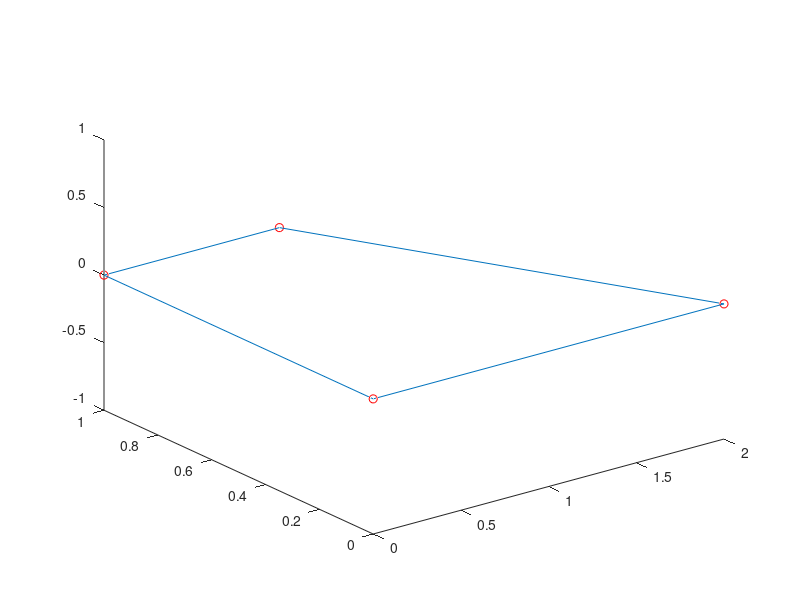

Source code (MATLAB):
clc
clear all
close all

x1=0;y1=0;z1=0;
x2=0;y2=1;z2=0;
x3=1;y3=1;z3=0;
x4=2;y4=0;z4=0;

plot3(x1,y1,z1,'or',x2,y2,z2,'or',x3,y3,z3,'or',x4,y4,z4,'or')

v1=[x1,x2];
v2=[y1,y2];
v3=[z1,z2];
f = line(v1,v2,v3);

v1=[x2,x3];
v2=[y2,y3];
v3=[z2,z3];
f = line(v1,v2,v3);

v1=[x3,x4];
v2=[y3,y4];
v3=[z3,z4];
f = line(v1,v2,v3);

v1=[x4,x1];
v2=[y4,y1];
v3=[z4,z1];
f = line(v1,v2,v3);
